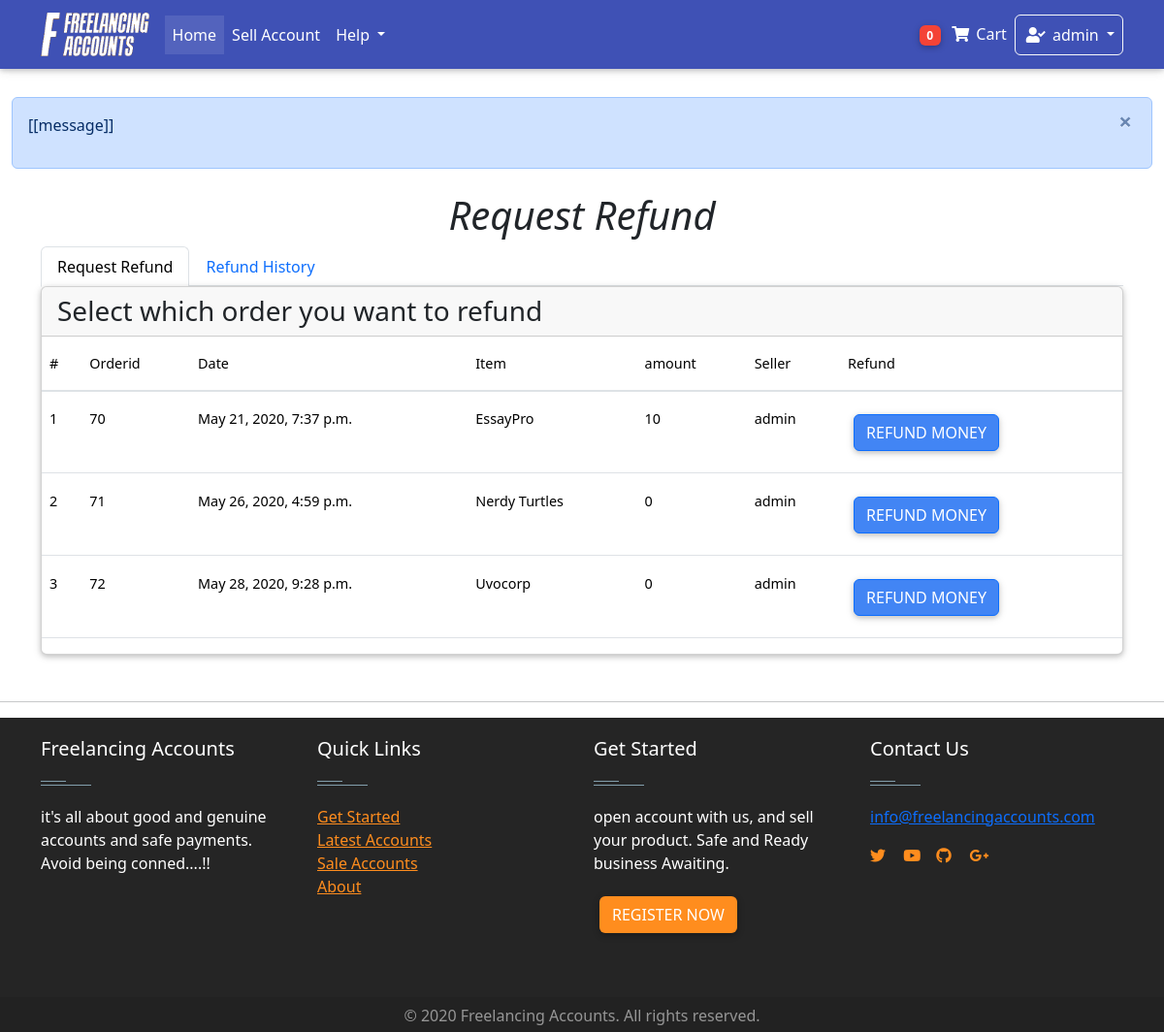
The app's page /dashboard/refund/ (signed in), older data.
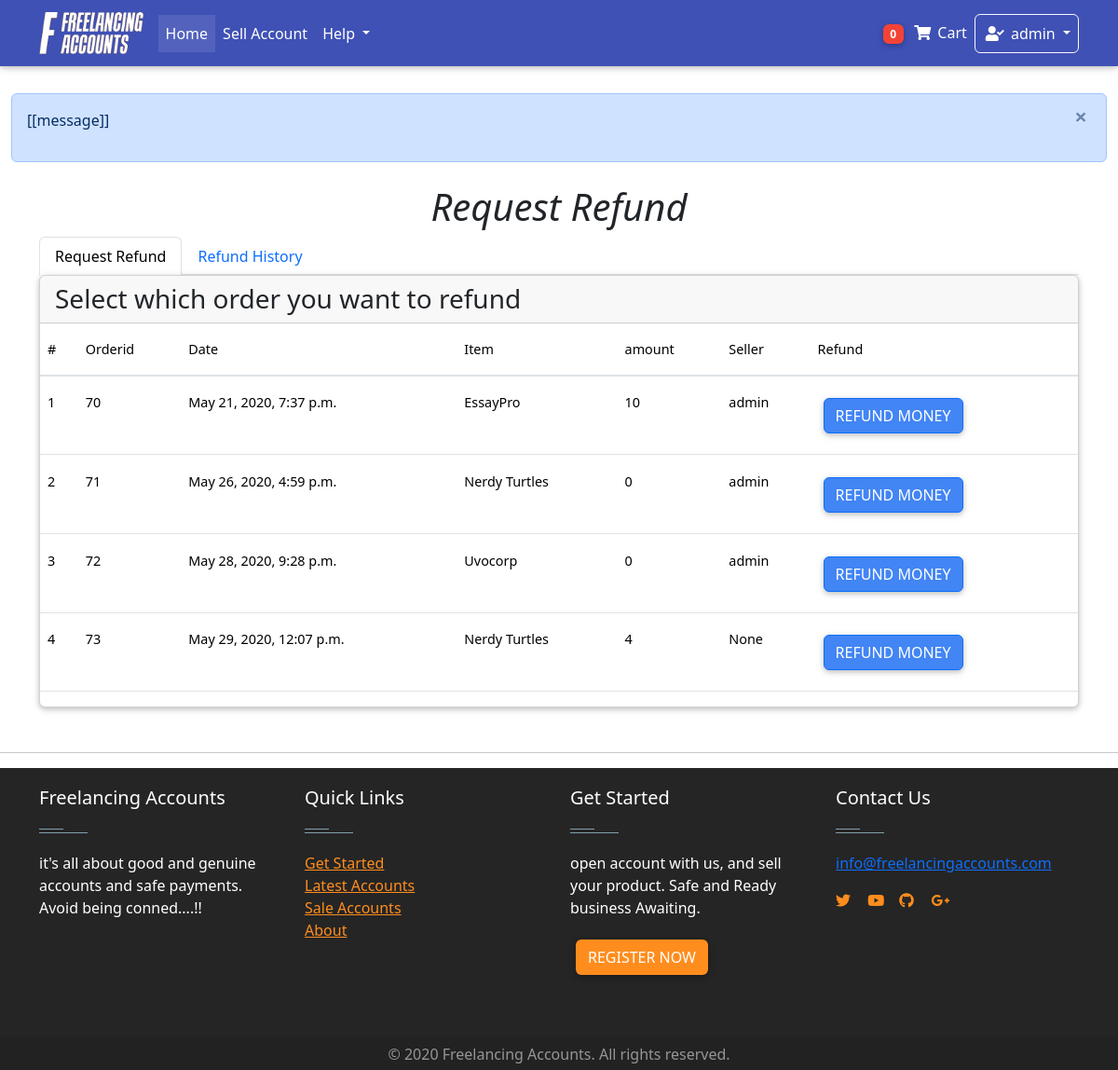
The same page, newer data.
### Home/models.py (models this page shows, shortened)
class Order(models.Model):
    user = models.ForeignKey(settings.AUTH_USER_MODEL,on_delete = models.CASCADE)
    items = models.ManyToManyField(OrderItem)
    start_date = models.DateField(auto_now_add = True)
    ordered_date = models.DateTimeField()
    ordered = models.BooleanField(default = False)
    seller = models.ForeignKey(settings.AUTH_USER_MODEL,on_delete = models.CASCADE, related_name="user", blank=True, null = True)
    amount = models.IntegerField(default=0.0)
    released = models.BooleanField(default=False)
    refund = models.BooleanField(default=False)
    billing_address = models.ForeignKey(
        "BillingAddress", on_delete = models.SET_NULL, blank = True, null = True)

class OrderItem(models.Model):
    user = models.ForeignKey(settings.AUTH_USER_MODEL,on_delete = models.CASCADE)
    item = models.ForeignKey(Item, on_delete = models.CASCADE)
    quantity = models.IntegerField(default= 1)
    ordered = models.BooleanField(default = False)

class Item(models.Model):
    created_by = models.ForeignKey(settings.AUTH_USER_MODEL,on_delete = models.CASCADE,blank = True, null = True, editable = False)
    created_at = models.DateTimeField(auto_now_add= True, blank = True, null = True )
    title = models.CharField(max_length = 100)
    price = models.FloatField(default = 0.0)
    discountprice = models.FloatField(blank= True, null = True)
    category = models.CharField(choices = Category_choices, max_length=2)
    label = models.CharField(choices = Label_choices, max_length=1)
    Level = models.CharField(choices = Level_choices, max_length = 15 ,blank= True, null = True)
    finished_orders = models.IntegerField(default = 1)
    rating = models.IntegerField(default = 50 )
    Reviews =models.IntegerField( default = 1)
    profile = models.CharField( max_length = 20)
    description = models.TextField()
    diplay_pic = models.ImageField(upload_to = "display_pics/%Y%m%d/", max_length =255 )
    contact = models.CharField(max_length=15 ,null = True,blank= True)

### dashboard/views.py (the view)
# urls.py: path("refund/", views.RefundView.as_view(), name = "refund"),
class RefundView(generic.ListView):
    model = Order
    template_name = "dashboard/refund.html"
    def get_queryset(self):
        queryset =  super(RefundView, self).get_queryset()
        queryset = queryset.filter(user = self.request.user, ordered= True, refund=False, released =False)
        return queryset
    def get_context_data(self, **kwargs):
        context = super(RefundView, self).get_context_data(**kwargs)
        refund = Refund.objects.filter(user = self.request.user).order_by("-date")
        context["refund"] = refund
        return context

### Home/templatetags/cart_template_tags.py (called while the page is built)
@register.filter
def cart_item_count(user):
    if user.is_authenticated:
        qs = Order.objects.filter(user = user, ordered = False)
        if qs.exists():
            return qs[0].items.count()
    return 0

@register.filter
def account_cash(user):
    if user.is_authenticated:
        qs = AccountsModel.objects.get(user= user)
        amount= qs.amount
        return amount

### Home/templatetags/login_tag.py (called while the page is built)
@register.inclusion_tag('logins/login_form.html')
def login_form_tag(current_page=None):
    return {'loginform': LoginForm(),
            'redirect_to': current_page}

### Home/templates/dashboard/refund.html (shortened to what this page needs)
<!DOCTYPE html>
{% extends 'base.html'%}
{% block content%}
<Main class="container">
    <h1 class="text-center "> <i> Request Refund </i></h1>
  <ul class="nav nav-tabs md-tabs " id="myTabMD" role="tablist">
    <li class="nav-item">
      <a class="nav-link active" id="home-tab-md" data-toggle="tab" href="#home-md" role="tab" aria-controls="home-md"
        aria-selected="true">Request Refund</a>
    </li>
    <li class="nav-item">
      <a class="nav-link" id="profile-tab-md" data-toggle="tab" href="#profile-md" role="tab" aria-controls="profile-md"
        aria-selected="false">  Refund History  </a>
    </li>
  </ul>
  <div class="tab-content " id="myTabContentMD">
    <div class="tab-pane fade show active" id="home-md" role="tabpanel" aria-labelledby="home-tab-md">
      <div class="card">
        <h3 class="card-header"> Select which order you want to refund</h3>
        <div class="table-responsive  text-nowrap">
            <table class="table table-hover ">
              <thead>
                <tr>
                  <th>#</th>
                  <th>Orderid</th>
                  <th>Date</th>
                  <th>Item</th>
                  <th>amount</th>
                  <th>Seller</th>
                  <th>Refund</th>
                </tr>
              </thead>
              <tbody>
               {% for object in object_list%}
                <tr style="height:min-content">
                  <th scope="row">{{forloop.counter}}</th>
                  <td>{{ object.id }}</td>
                  <td>{{ object.ordered_date }}</td>
                  <td>
                    {% for obj in object.items.all %}
                    <p> {{ obj.item.title }} </p>
                  {% endfor %}
                  </td>
                  <td>{{ object.amount }}</td>
                  <td>{{ object.seller }}</td>
                  <td>
                    <button id="btn"  class="btn btn-primary" onclick="refund(this);" data-toggle="modal" data-target="#modalRegisterForm">Refund Money</button>
                  </td>
                </tr>
                {% empty %}
                <tr>
                  <th scope="row"></th>
                  <td colspan="5"> You have no previous orders to refund you Money </td>
                </tr>
                {% endfor %}
              </tbody>
            </table>
          </div>
    </div>
    </div>
  </div>
</Main>
<hr class="mt-5">
{% endblock %}

Row changes from the older to the newer data that the page shows:
added Order: id "73", ordered_date "May 29, 2020, 12:07 p.m.", amount "4", seller "None", OrderItem (item "Nerdy Turtles")
